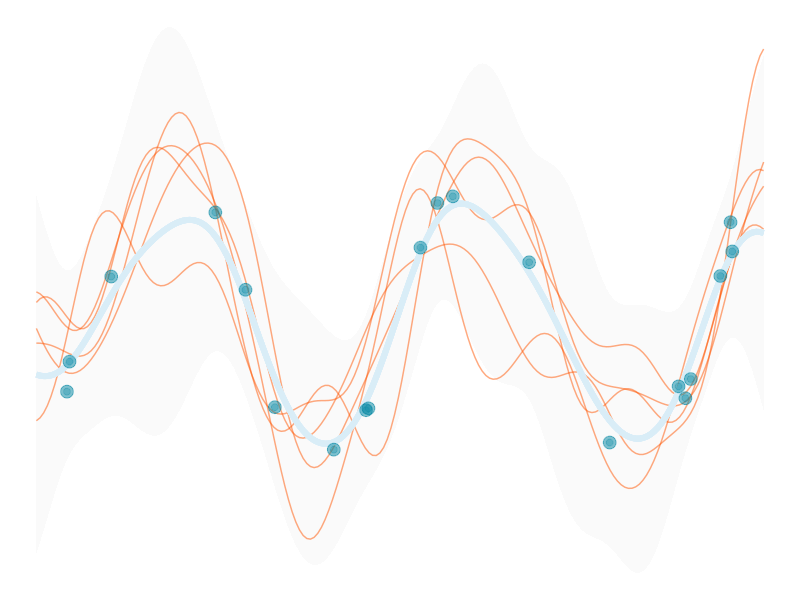

R code for this plot:
# based on very old code

library(tidyverse)

gp_mu <- function(x) {
  map_dbl(x, function(x) x = 0)
}

gp_K <- function(
  x,
  y = NULL,
  l = 1,
  sigma_f = 1,
  sigma_n = .5
  ) {
  
  if(!is.null(y)){
    sigma_f * exp( -(1/(2 * l^2)) * as.matrix(dist(x, upper = TRUE, diag = TRUE) ^ 2) ) +
      sigma_n*diag(length(x))
  }
  else{
    sigma_f * exp( -(1/(2 * l^2)) * as.matrix(dist(x, upper = TRUE, diag = TRUE) ^ 2) )
  }
}



set.seed(123)

l = 1            # for l, sigma_f, sigma_n, see note at covariance function
sigma_f = 1
sigma_n = .25
k_eps   = 1e-8   # see note at Kstarstar
n_prior = 5      # number of prior draws
n_post_pred = 5  # number of posterior predictive draws

X_train = 15 * (runif(20) - .5)
n_train = length(X_train)

# kept sine function for comparison to noise free result
y_train = sin(X_train) + rnorm(n = n_train, sd = .1)

X_test = seq(-7.5, 7.5, length = 200)
n_test = length(X_test)


Ky = gp_K(
  x = X_train,
  y = y_train,
  l = l,
  sigma_f = sigma_f,
  sigma_n = sigma_n
)

# initial matrix
K_ = gp_K(
  c(X_train, X_test),
  l = l,
  sigma_f = sigma_f,
  sigma_n = sigma_n
)

Kstar  = K_[1:n_train, (n_train+1):ncol(K_)]                    # dim = N x N*
tKstar = t(Kstar)                                               # dim = N* x N
Kstarstar = K_[(n_train+1):nrow(K_), (n_train+1):ncol(K_)] +    # dim = N* x N*
  k_eps*diag(n_test)      # the k_eps part is for positive definiteness

Kyinv = solve(Ky)

post_mu = gp_mu(X_test) + tKstar %*% Kyinv %*% (y_train - gp_mu(X_train))
post_K  = Kstarstar - tKstar %*% Kyinv %*% Kstar
s2 = diag(post_K)

y_pp = data.frame(t(MASS::mvrnorm(n_post_pred, mu = post_mu, Sigma = post_K)))

pp_data = data.frame(
  x = X_test,
  y = y_pp,
  fmean = post_mu, 
  se_lower = post_mu - 2 * sqrt(s2),
  se_upper = post_mu + 2 * sqrt(s2)
) %>% 
  pivot_longer(starts_with('y'), names_to = 'variable')

gdat = data.frame(
  x = X_test,
  y = y_pp,
  fmean = post_mu,
  se_lower = post_mu - 2 * sqrt(s2),
  se_upper = post_mu + 2 * sqrt(s2)
) %>%
  gather(key = variable,
         value = value,
         -x,
         -fmean,
         -se_lower,
         -se_upper)

ggplot(aes(x = x, y = value), data = gdat) +
  geom_ribbon(aes(ymin = se_lower, ymax = se_upper, group = variable),
              fill = 'gray98') +
  geom_line(aes(group = variable), color = '#FF550080') +
  geom_line(aes(group = variable, y = fmean),
            color = '#d9edf7',
            size = 2) +
  geom_point(
    aes(x = X_train, y = y_train),
    size = 4,
    color = '#0085a1',
    alpha = .5,
    data = data.frame(X_train, y_train)
  ) +
  geom_point(
    aes(x = X_train, y = y_train),
    size = 2,
    color = '#0085a1',
    alpha = .25,
    data = data.frame(X_train, y_train)
  ) +
  theme_void()

# ggsave('img/gp.svg', width = 6, height = 4, dpi = 300)


# gplite could be used for the posterior mean plot

# X_train = 15 * (runif(20) - .5)  
# n_train = length(X_train)

# # kept sine function for comparison to noise free result
# y_train = sin(X_train) + rnorm(n = n_train, sd = .1)  

# X_test = seq(-7.5, 7.5, length = 200)
# n_test = length(X_test)

# # set up the gp model, and optimize the hyperparameters
# gp <- gp_init(cfs = cf_sexp(), lik = lik_gaussian())
# gp <- gp_optim(gp, X_train, y_train)

# # compute the predictive mean and variance in a grid of points
# # xt <- seq(-4, 4, len = 300)
# pred <- gp_pred(gp, X_test, var = T)

# # visualize
# mu <- pred$mean
# lb <- pred$mean - 2*sqrt(pred$var)
# ub <- pred$mean + 2*sqrt(pred$var)

# ggplot() +
#   geom_ribbon(aes(x = X_test, ymin = lb, ymax = ub), fill = 'gray98') +
#   geom_line(aes(x = X_test, y = mu), size = 1, color = '#ff550080') +
#   geom_point(
#     aes(x = X_train, y = y_train),
#     size = 4,
#     color = '#0085a1',
#     alpha = .5,
#     data = data.frame(X_train, y_train)
#   ) +
#   geom_point(
#     aes(x = X_train, y = y_train),
#     size = 2,
#     color = '#0085a1',
#     alpha = .25,
#     data = data.frame(X_train, y_train)
#   ) +
#   xlab('x') + ylab('y') + theme_void()

